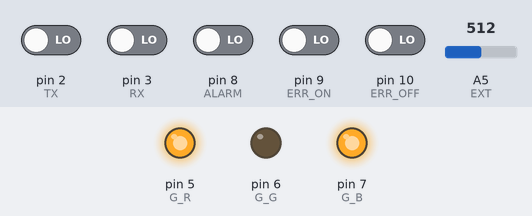
A sketch run on a simulated Arduino Uno, built with avr-gcc and run on an emulated ATmega328P. On the bench: output pins drawn as LEDs (lit = HIGH). Dashed ring = blinking. Inputs (shaded band) come from the test bench; at power-on: pin 2 (TX), pin 3 (RX), pin 8 (ALARM), pin 9 (ERR_ON), pin 10 (ERR_OFF) LOW, A5 (EXT) = 512.

Above: at 1.2 s.
1.3 s: pin 2 (TX) driven HIGH
At 1.85 s:
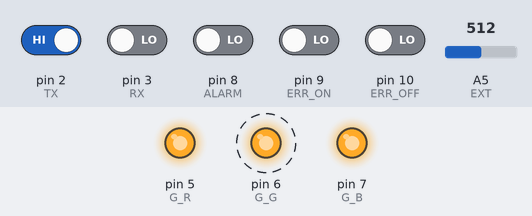
4.3 s: pin 9 (ERR_ON) driven HIGH
At 6.0 s:
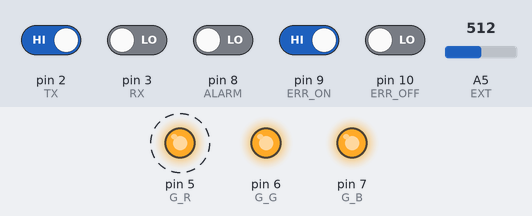
Timing chart, 0 to 13.3 s (numbered marks = the images above; inputs shaded):
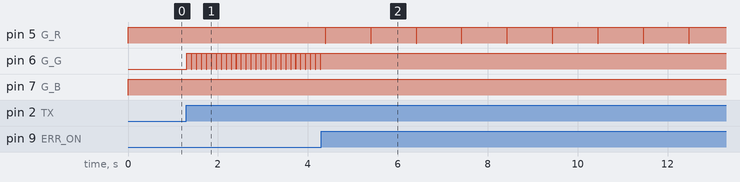

The sketch:

segnetics_test.ino
```cpp
/** RGB LED */
#define G_R 5
#define G_G 6
#define G_B 7

// pins for USB read-write
#define RX 3
#define TX 2
#define RX_INT 0
#define TX_INT 1


//delay(ms) for USB read-write
#define delay_tx_rx 3000


// analog pin for read voltage
#define EXT 5

// dip and buttons
#define ALARM 8
#define ERR_ON 9
#define ERR_OFF 10


//MODE CONST
#define M_NONE 0
#define M_OK 1
#define M_USB 2
#define M_USB_TXRX 3
#define M_ALARM 4
#define M_NO_Q 5

int mode;   //текущий режим
volatile unsigned long time_tr_rx; //время последнего измненения TX или RX
volatile unsigned long lasttime; //последнее время
bool msg_act;//журнал. имеется ли неквитированное событие

void setup() {
  mode=M_NONE;

  pinMode(G_R, OUTPUT);
  pinMode(G_G, OUTPUT);
  pinMode(G_B, OUTPUT);

  pinMode(RX, INPUT);
  pinMode(TX, INPUT);

  pinMode(ALARM, INPUT);
  pinMode(ERR_ON, INPUT);
  pinMode(ERR_OFF, INPUT);
  msg_act=false;

  time_tr_rx=0;
  attachInterrupt(TX_INT, interrupt_tx, CHANGE);
  attachInterrupt(RX_INT, interrupt_rx, CHANGE);
}


//при изменениий на пинах TX и RX запоминаем время срабатывания в time_tr_rx
void interrupt_txrx(){
  time_tr_rx=millis();
}
void interrupt_tx(){ interrupt_txrx(); }
void interrupt_rx(){ interrupt_txrx(); }


/** true если внешнее питание. не USB */
bool is_external(){
  analogReference(EXTERNAL);
  int ext= analogRead(EXT);
  analogReference(DEFAULT);
  int def= analogRead(EXT);
  return (ext==def) && (1023==def);
}


void check(){
  //возбуждение ошибки и квитирование
  if (HIGH==digitalRead(ERR_ON)) msg_act=true; //возбуждение (в журнал)
  else
    if (HIGH==digitalRead(ERR_OFF)) msg_act=false;//квитирование

  //сигнал активной ошибки => mode
  if (HIGH==digitalRead(ALARM)) mode=M_ALARM;
  else {
    //сигнал неквитированной ошибки => mode
    if(msg_act) mode=M_NO_Q;
    else {//зел. M_USB, зел.миг.M_USB_TXRX или синий M_OK
      if (is_external()) mode=M_OK;
      else {
        //в time_tr_rx время последнего изменения TX или RX. Если прошло больше чем delay_tx_rx то сбросить время
        if (lasttime>(time_tr_rx+delay_tx_rx)) time_tr_rx=0;

        //Если время !=0 то индикация передачи
        mode=(0!=time_tr_rx)?M_USB_TXRX:M_USB;
      }//передача USB или ожидание
    }//всё квитировано
  }//!ALARM
}

void loop() {

  //период индикации
  switch(mode) {
    case M_OK:       digitalWrite(G_R,HIGH); digitalWrite(G_G,HIGH);digitalWrite(G_B,LOW);  break;
    case M_USB:      digitalWrite(G_R,HIGH); digitalWrite(G_G,LOW); digitalWrite(G_B,HIGH); break;
    case M_USB_TXRX: digitalWrite(G_R,HIGH); digitalWrite(G_G,LOW); digitalWrite(G_B,HIGH);
      delay(10); digitalWrite(G_G,HIGH); delay(100);
    break;//TXRX

    case M_ALARM:  digitalWrite(G_R,LOW); digitalWrite(G_G,HIGH); digitalWrite(G_B,HIGH);
      delay(10); digitalWrite(G_R,HIGH); delay(100);
    break;//красн. часто мерцает активная ошибка

    case M_NO_Q:  digitalWrite(G_R,LOW); digitalWrite(G_G,HIGH); digitalWrite(G_B,HIGH);
      delay(10); digitalWrite(G_R,HIGH); delay(1000);
    break;//красн. редко мерцает неквитир. запись

    case M_NONE:
    default:          digitalWrite(G_R,HIGH); digitalWrite(G_G,HIGH);digitalWrite(G_B,HIGH); break;
  }
  lasttime=millis();
  check();
}
```

Measured:
- after the input at 1.3 s, pin 6 (G_G): alternates HIGH for 0.10 s and LOW for 0.01 s, starting at once
- after the input at 4.3 s, pin 5 (G_R): alternates HIGH for 1.0 s and LOW for 0.01 s, starting after 0.09 s; pin 6 (G_G): stays HIGH (without the input it goes to LOW after 0.09 s)
